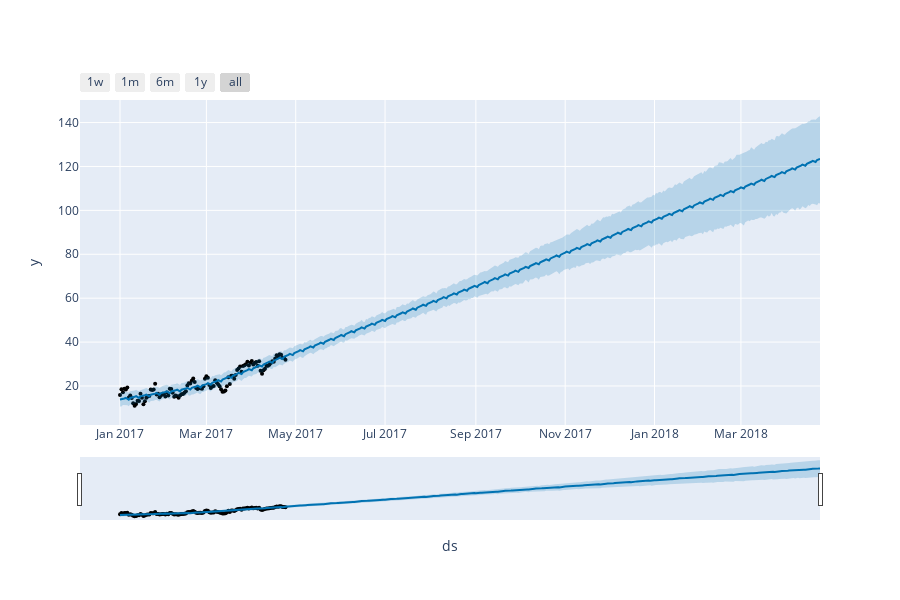

Here is the notebook cell this chart was saved with:
### Markdown cell above
# Fitting the Model

### Code cell
model = Prophet()
model.fit(new_data)

forecasts = model.make_future_dataframe(periods = 365)
predictions = model.predict(forecasts)

plot_plotly(model, predictions)
